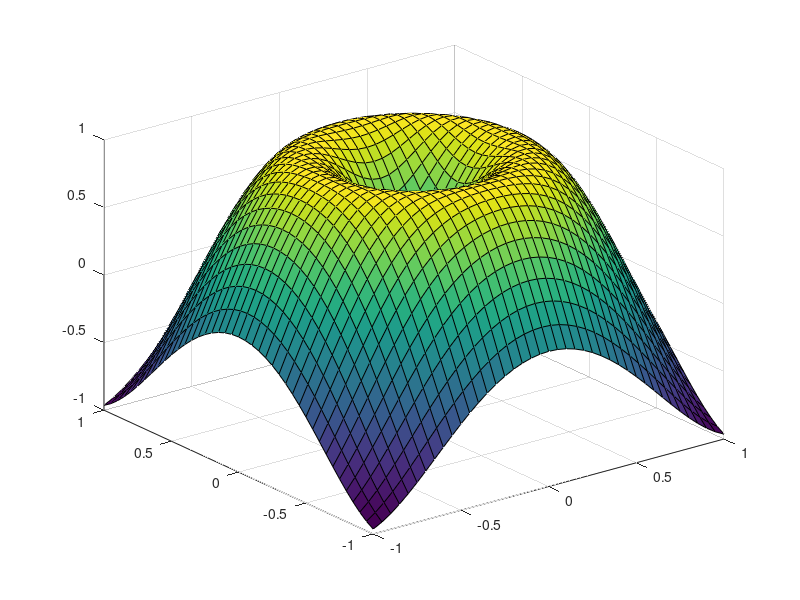
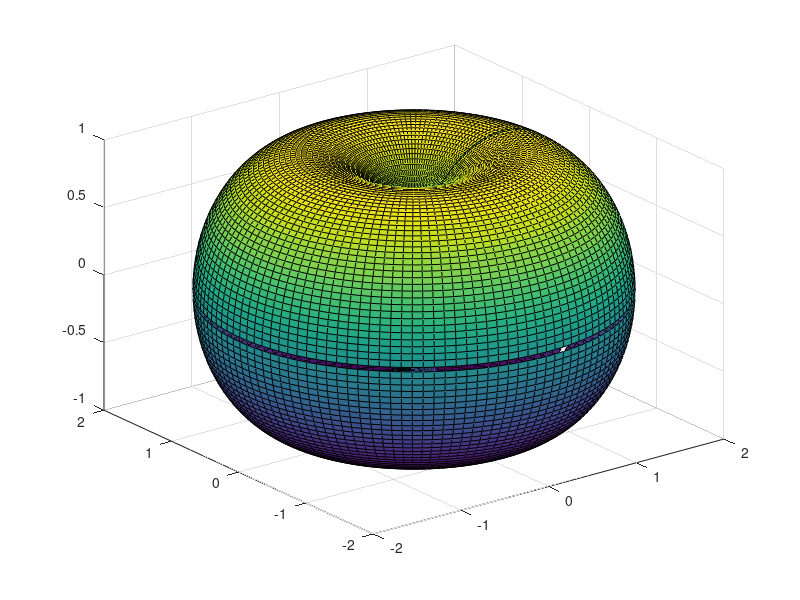

MATLAB code to generate these figures, in order:
figure(1);
%获取指定范围和步长的横纵坐标矩阵
[x,y]=meshgrid(-1:0.05:1,-1:0.05:1);
%计算指定函数
z=sin(pi*sqrt(x.^2+y.^2));
%绘制三维图形
surf(x,y,z);

figure(2);
%获取指定范围和步长的横纵坐标矩阵
[u,v]=meshgrid(0:0.05:2*pi,0:0.05:2*pi);
%计算指定函数
x=(1+cos(u)).*cos(v);
y=(1+cos(u)).*sin(v);
z=sin(u);
%绘制三维图形
surf(x,y,z);